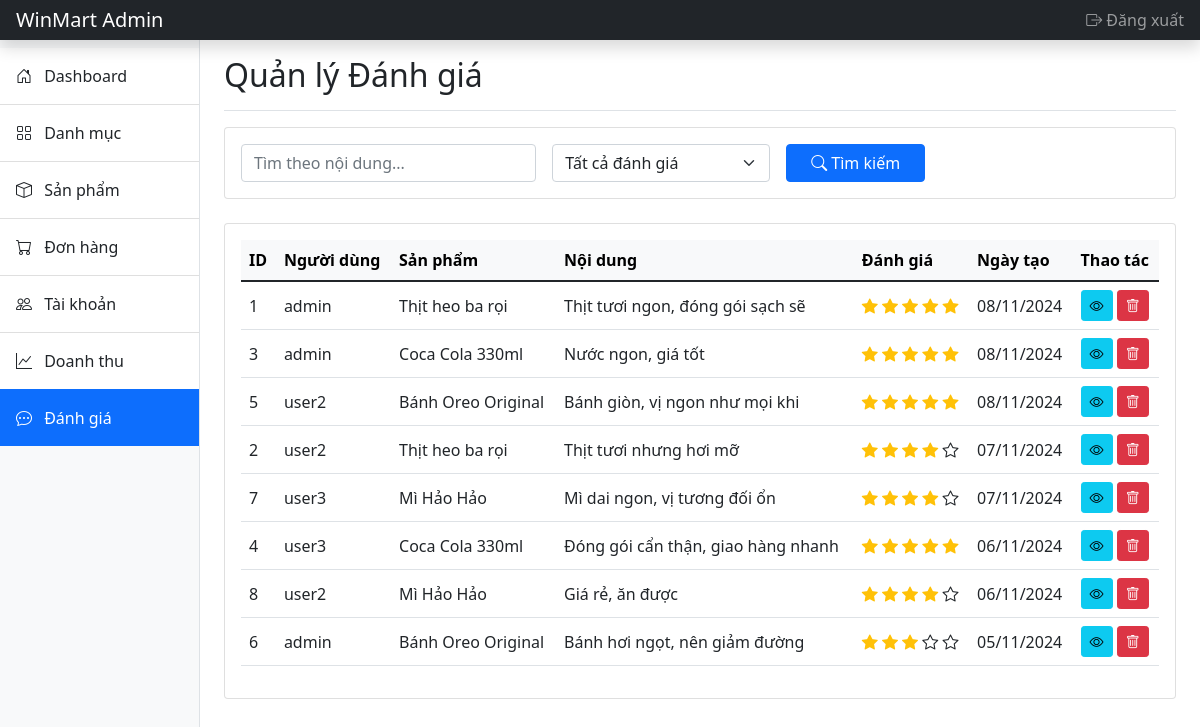
Page /feedbacks/index.php (signed in) on the committed database.
### tables this page shows
CREATE TABLE `feedback`(
    `id` BIGINT NOT NULL AUTO_INCREMENT PRIMARY KEY,
    `user_id` BIGINT NOT NULL,
    `content` TEXT NOT NULL,
    `star` BIGINT NOT NULL,
    `product_id` BIGINT NOT NULL,
    `created_at` DATE NOT NULL
);

CREATE TABLE `user`(
    `id` BIGINT NOT NULL AUTO_INCREMENT PRIMARY KEY,
    `username` VARCHAR(255) NOT NULL,
    `fullname` VARCHAR(255) NOT NULL,
    `password` VARCHAR(255) NOT NULL,
    `email` VARCHAR(255) NOT NULL,
    `phone` VARCHAR(255) NOT NULL,
    `address` VARCHAR(255) NOT NULL,
    `role_id` BIGINT NOT NULL,
    `created_at` DATE NOT NULL
);

CREATE TABLE `product`(
    `id` BIGINT NOT NULL AUTO_INCREMENT PRIMARY KEY,
    `code` VARCHAR(255) NOT NULL,
    `name` VARCHAR(255) NULL,
    `quantity` BIGINT NOT NULL,
    `price` FLOAT(53) NOT NULL,
    `description` TEXT NOT NULL,
    `category_id` BIGINT NOT NULL,
    `expiry` DATE NOT NULL,
    `year` DATE NOT NULL,
    `created_at` DATE NOT NULL,
    `discount` VARCHAR(45) NOT NULL
);

### feedbacks/index.php (the view, shortened to what this page needs)
<?php
require_once '../config/db.php';
include '../includes/header.php';
include '../includes/sidebar.php';
$where = "1=1";
$sql = "SELECT f.*, u.username, p.name as product_name
        FROM feedback f
        LEFT JOIN user u ON f.user_id = u.id
        LEFT JOIN product p ON f.product_id = p.id
        WHERE $where
        ORDER BY f.created_at DESC";
$result = $conn->query($sql);
?>
<main class="col-md-9 ms-sm-auto col-lg-10 px-md-4">
    <div class="d-flex justify-content-between flex-wrap flex-md-nowrap align-items-center pt-3 pb-2 mb-3 border-bottom">
        <h1 class="h2">Quản lý Đánh giá</h1>
    </div>
    <div class="card mb-4">
        <div class="card-body">
            <form method="GET" class="row g-3">
                <div class="col-md-4">
                    <input type="text" class="form-control" name="search"
                           placeholder="Tìm theo nội dung..."
                           value="<?= isset($_GET['search']) ? htmlspecialchars($_GET['search']) : '' ?>">
                </div>
                <div class="col-md-3">
                    <select name="rating" class="form-select">
                        <option value="">Tất cả đánh giá</option>
                    </select>
                </div>
                <div class="col-md-2">
                    <button type="submit" class="btn btn-primary w-100">
                        <i class="bi bi-search"></i> Tìm kiếm
                    </button>
                </div>
            </form>
        </div>
    </div>
    <div class="card">
        <div class="card-body">
            <div class="table-responsive">
                <table class="table table-hover align-middle">
                    <thead class="table-light">
                        <tr>
                            <th>ID</th>
                            <th>Người dùng</th>
                            <th>Sản phẩm</th>
                            <th>Nội dung</th>
                            <th>Đánh giá</th>
                            <th>Ngày tạo</th>
                            <th>Thao tác</th>
                        </tr>
                    </thead>
                    <tbody>
                        <?php if($result->num_rows > 0): ?>
                            <?php while($row = $result->fetch_assoc()): ?>
                                <tr>
                                    <td><?= $row['id'] ?></td>
                                    <td><?= htmlspecialchars($row['username']) ?></td>
                                    <td><?= htmlspecialchars($row['product_name']) ?></td>
                                    <td><?= htmlspecialchars($row['content']) ?></td>
                                    <td>
                                        <?php for($i = 1; $i <= 5; $i++): ?>
                                            <i class="bi bi-star<?= ($i <= $row['star']) ? '-fill text-warning' : '' ?>"></i>
                                        <?php endfor; ?>
                                    </td>
                                    <td><?= date('d/m/Y', strtotime($row['created_at'])) ?></td>
                                    <td>
                                        <button class="btn btn-sm btn-info" onclick="viewFeedback(<?= $row['id'] ?>)">
                                            <i class="bi bi-eye"></i>
                                        </button>
                                        <button class="btn btn-sm btn-danger" onclick="deleteFeedback(<?= $row['id'] ?>)">
                                            <i class="bi bi-trash"></i>
                                        </button>
                                    </td>
                                </tr>
                            <?php endwhile; ?>
                        <?php else: ?>
                            <tr>
                                <td colspan="7" class="text-center">Không có dữ liệu</td>
                            </tr>
                        <?php endif; ?>
                    </tbody>
                </table>
            </div>
        </div>
    </div>
</main>
<?php include '../includes/footer.php'; ?>

### rows in the picture
feedback: id "1", user.username "admin", product.name "Thịt heo ba rọi", content "Thịt tươi ngon, đóng gói sạch sẽ", star 5 (drawn), created_at "08/11/2024"
feedback: id "3", user.username "admin", product.name "Coca Cola 330ml", content "Nước ngon, giá tốt", star 5 (drawn), created_at "08/11/2024"
feedback: id "5", user.username "user2", product.name "Bánh Oreo Original", content "Bánh giòn, vị ngon như mọi khi", star 5 (drawn), created_at "08/11/2024"
feedback: id "2", user.username "user2", product.name "Thịt heo ba rọi", content "Thịt tươi nhưng hơi mỡ", star 4 (drawn), created_at "07/11/2024"
feedback: id "7", user.username "user3", product.name "Mì Hảo Hảo", content "Mì dai ngon, vị tương đối ổn", star 4 (drawn), created_at "07/11/2024"
feedback: id "4", user.username "user3", product.name "Coca Cola 330ml", content "Đóng gói cẩn thận, giao hàng nhanh", star 5 (drawn), created_at "06/11/2024"
feedback: id "8", user.username "user2", product.name "Mì Hảo Hảo", content "Giá rẻ, ăn được", star 4 (drawn), created_at "06/11/2024"
feedback: id "6", user.username "admin", product.name "Bánh Oreo Original", content "Bánh hơi ngọt, nên giảm đường", star 3 (drawn), created_at "05/11/2024"
